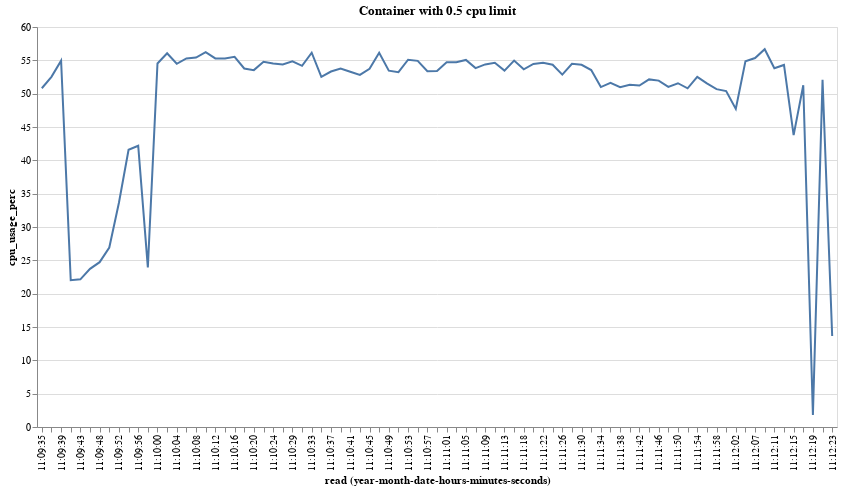

Write notebook code for a chart like this one.
### Code cell
chart = generate_chart(run_with_num_cpu(0.5))
print_relevant_logs()
chart

### Figure 1 — Vega-Lite specification as saved in the notebook (floating-point values rounded to 4 significant figures)
{"config": {"view": {"continuousWidth": 400, "continuousHeight": 300}}, "data": {"name": "data-8f6c0ceb7817537e1a96fa88c197aca7"}, "mark": "line", "encoding": {"x": {"axis": {"format": "%H:%M:%S", "labelAngle": -90}, "field": "read", "timeUnit": "yearmonthdatehoursminutesseconds", "type": "ordinal"}, "y": {"field": "cpu_usage_perc", "type": "quantitative"}}, "height": 400, "title": "Container with 0.5 cpu limit", "width": 800, "$schema": "https://vega.github.io/schema/vega-lite/v4.17.0.json", "datasets": {"data-8f6c0ceb7817537e1a96fa88c197aca7": [{"read": "2022-11-08T11:09:35.802782158", "cpu_stats.online_cpus": 4, "cpu_stats.cpu_usage.total_usage": 732759000, "precpu_stats.cpu_usage.total_usage": 228418000, "cpu_stats.system_cpu_usage": 3919558020000000, "precpu_stats.system_cpu_usage": 3919554050000000, "cpu_delta": 504341000, "system_cpu_delta": 3970000000, "cpu_usage_perc": 50.82}, {"read": "2022-11-08T11:09:37.926638905", "cpu_stats.online_cpus": 4, "cpu_stats.cpu_usage.total_usage": 1805980000, "precpu_stats.cpu_usage.total_usage": 1278164000, "cpu_stats.system_cpu_usage": 3919566180000000, "precpu_stats.system_cpu_usage": 3919562160000000, "cpu_delta": 527816000, "system_cpu_delta": 4020000000, "cpu_usage_perc": 52.52}, {"read": "2022-11-08T11:09:39.949718841", "cpu_stats.online_cpus": 4, "cpu_stats.cpu_usage.total_usage": 2827342000, "precpu_stats.cpu_usage.total_usage": 2310844000, "cpu_stats.system_cpu_usage": 3919573920000000, "precpu_stats.system_cpu_usage": 3919570160000000, "cpu_delta": 516498000, "system_cpu_delta": 3760000000, "cpu_usage_perc": 54.95}, {"read": "2022-11-08T11:09:41.974014868", "cpu_stats.online_cpus": 4, "cpu_stats.cpu_usage.total_usage": 3496780000, "precpu_stats.cpu_usage.total_usage": 3316788000, "cpu_stats.system_cpu_usage": 3919581010000000, "precpu_stats.system_cpu_usage": 3919577740000000, "cpu_delta": 179992000, "system_cpu_delta": 3270000000, "cpu_usage_perc": 22.02}, {"read": "2022-11-08T11:09:43.989511179", "cpu_stats.online_cpus": 4, "cpu_stats.cpu_usage.total_usage": 3835715000, "precpu_stats.cpu_usage.total_usage": 3661323000, "cpu_stats.system_cpu_usage": 3919587400000000, "precpu_stats.system_cpu_usage": 3919584250000000, "cpu_delta": 174392000, "system_cpu_delta": 3150000000, "cpu_usage_perc": 22.15}, {"read": "2022-11-08T11:09:46.023454316", "cpu_stats.online_cpus": 4, "cpu_stats.cpu_usage.total_usage": 4201561000, "precpu_stats.cpu_usage.total_usage": 4007583000, "cpu_stats.system_cpu_usage": 3919593880000000, "precpu_stats.system_cpu_usage": 3919590610000000, "cpu_delta": 193978000, "system_cpu_delta": 3270000000, "cpu_usage_perc": 23.73}, {"read": "2022-11-08T11:09:48.090897068", "cpu_stats.online_cpus": 4, "cpu_stats.cpu_usage.total_usage": 4629011000, "precpu_stats.cpu_usage.total_usage": 4416999000, "cpu_stats.system_cpu_usage": 3919600520000000, "precpu_stats.system_cpu_usage": 3919597090000000, "cpu_delta": 212012000, "system_cpu_delta": 3430000000, "cpu_usage_perc": 24.72}, {"read": "2022-11-08T11:09:50.193065265", "cpu_stats.online_cpus": 4, "cpu_stats.cpu_usage.total_usage": 5106486000, "precpu_stats.cpu_usage.total_usage": 4881686000, "cpu_stats.system_cpu_usage": 3919607280000000, "precpu_stats.system_cpu_usage": 3919603940000000, "cpu_delta": 224800000, "system_cpu_delta": 3340000000, "cpu_usage_perc": 26.92}, {"read": "2022-11-08T11:09:52.223134618", "cpu_stats.online_cpus": 4, "cpu_stats.cpu_usage.total_usage": 5574208000, "precpu_stats.cpu_usage.total_usage": 5300101000, "cpu_stats.system_cpu_usage": 3919613730000000, "precpu_stats.system_cpu_usage": 3919610470000000, "cpu_delta": 274107000, "system_cpu_delta": 3260000000, "cpu_usage_perc": 33.63}, {"read": "2022-11-08T11:09:54.239776701", "cpu_stats.online_cpus": 4, "cpu_stats.cpu_usage.total_usage": 6240321000, "precpu_stats.cpu_usage.total_usage": 5904552000, "cpu_stats.system_cpu_usage": 3919620200000000, "precpu_stats.system_cpu_usage": 3919616970000000, "cpu_delta": 335769000, "system_cpu_delta": 3230000000, "cpu_usage_perc": 41.58}, {"read": "2022-11-08T11:09:56.269943775", "cpu_stats.online_cpus": 4, "cpu_stats.cpu_usage.total_usage": 6908177000, "precpu_stats.cpu_usage.total_usage": 6569637000, "cpu_stats.system_cpu_usage": 3919626700000000, "precpu_stats.system_cpu_usage": 3919623490000000, "cpu_delta": 338540000, "system_cpu_delta": 3210000000, "cpu_usage_perc": 42.19}, {"read": "2022-11-08T11:09:58.295119724", "cpu_stats.online_cpus": 4, "cpu_stats.cpu_usage.total_usage": 7377965000, "precpu_stats.cpu_usage.total_usage": 7183440000, "cpu_stats.system_cpu_usage": 3919633200000000, "precpu_stats.system_cpu_usage": 3919629950000000, "cpu_delta": 194525000, "system_cpu_delta": 3250000000, "cpu_usage_perc": 23.94}, {"read": "2022-11-08T11:10:00.373126258", "cpu_stats.online_cpus": 4, "cpu_stats.cpu_usage.total_usage": 8322820000, "precpu_stats.cpu_usage.total_usage": 7777588000, "cpu_stats.system_cpu_usage": 3919640730000000, "precpu_stats.system_cpu_usage": 3919636730000000, "cpu_delta": 545232000, "system_cpu_delta": 4000000000, "cpu_usage_perc": 54.52}, {"read": "2022-11-08T11:10:02.464844846", "cpu_stats.online_cpus": 4, "cpu_stats.cpu_usage.total_usage": 9370620000, "precpu_stats.cpu_usage.total_usage": 8825430000, "cpu_stats.system_cpu_usage": 3919648370000000, "precpu_stats.system_cpu_usage": 3919644480000000, "cpu_delta": 545190000, "system_cpu_delta": 3890000000, "cpu_usage_perc": 56.06}, {"read": "2022-11-08T11:10:04.482602369", "cpu_stats.online_cpus": 4, "cpu_stats.cpu_usage.total_usage": 10371106000, "precpu_stats.cpu_usage.total_usage": 9871232000, "cpu_stats.system_cpu_usage": 3919655700000000, "precpu_stats.system_cpu_usage": 3919652030000000, "cpu_delta": 499874000, "system_cpu_delta": 3670000000, "cpu_usage_perc": 54.48}, {"read": "2022-11-08T11:10:06.513266414", "cpu_stats.online_cpus": 4, "cpu_stats.cpu_usage.total_usage": 11394670000, "precpu_stats.cpu_usage.total_usage": 10883287000, "cpu_stats.system_cpu_usage": 3919663060000000, "precpu_stats.system_cpu_usage": 3919659360000000, "cpu_delta": 511383000, "system_cpu_delta": 3700000000, "cpu_usage_perc": 55.28}, {"read": "2022-11-08T11:10:08.534020587", "cpu_stats.online_cpus": 4, "cpu_stats.cpu_usage.total_usage": 12410490000, "precpu_stats.cpu_usage.total_usage": 11902063000, "cpu_stats.system_cpu_usage": 3919670380000000, "precpu_stats.system_cpu_usage": 3919666710000000, "cpu_delta": 508427000, "system_cpu_delta": 3670000000, "cpu_usage_perc": 55.41}, {"read": "2022-11-08T11:10:10.551867064", "cpu_stats.online_cpus": 4, "cpu_stats.cpu_usage.total_usage": 13420331000, "precpu_stats.cpu_usage.total_usage": 12911524000, "cpu_stats.system_cpu_usage": 3919677700000000, "precpu_stats.system_cpu_usage": 3919674080000000, "cpu_delta": 508807000, "system_cpu_delta": 3620000000, "cpu_usage_perc": 56.22}, {"read": "2022-11-08T11:10:12.596859356", "cpu_stats.online_cpus": 4, "cpu_stats.cpu_usage.total_usage": 14429014000, "precpu_stats.cpu_usage.total_usage": 13920326000, "cpu_stats.system_cpu_usage": 3919685080000000, "precpu_stats.system_cpu_usage": 3919681400000000, "cpu_delta": 508688000, "system_cpu_delta": 3680000000, "cpu_usage_perc": 55.29}, {"read": "2022-11-08T11:10:14.706133287", "cpu_stats.online_cpus": 4, "cpu_stats.cpu_usage.total_usage": 15489441000, "precpu_stats.cpu_usage.total_usage": 14968510000, "cpu_stats.system_cpu_usage": 3919692690000000, "precpu_stats.system_cpu_usage": 3919688920000000, "cpu_delta": 520931000, "system_cpu_delta": 3770000000, "cpu_usage_perc": 55.27}, {"read": "2022-11-08T11:10:16.727081333", "cpu_stats.online_cpus": 4, "cpu_stats.cpu_usage.total_usage": 16505299000, "precpu_stats.cpu_usage.total_usage": 15998667000, "cpu_stats.system_cpu_usage": 3919699990000000, "precpu_stats.system_cpu_usage": 3919696340000000, "cpu_delta": 506632000, "system_cpu_delta": 3650000000, "cpu_usage_perc": 55.52}, {"read": "2022-11-08T11:10:18.754111275", "cpu_stats.online_cpus": 4, "cpu_stats.cpu_usage.total_usage": 17517106000, "precpu_stats.cpu_usage.total_usage": 17018278000, "cpu_stats.system_cpu_usage": 3919707400000000, "precpu_stats.system_cpu_usage": 3919703690000000, "cpu_delta": 498828000, "system_cpu_delta": 3710000000, "cpu_usage_perc": 53.78}, {"read": "2022-11-08T11:10:20.773412934", "cpu_stats.online_cpus": 4, "cpu_stats.cpu_usage.total_usage": 18512548000, "precpu_stats.cpu_usage.total_usage": 18017387000, "cpu_stats.system_cpu_usage": 3919714780000000, "precpu_stats.system_cpu_usage": 3919711080000000, "cpu_delta": 495161000, "system_cpu_delta": 3700000000, "cpu_usage_perc": 53.53}, {"read": "2022-11-08T11:10:22.794108468", "cpu_stats.online_cpus": 4, "cpu_stats.cpu_usage.total_usage": 19523684000, "precpu_stats.cpu_usage.total_usage": 19018196000, "cpu_stats.system_cpu_usage": 3919722190000000, "precpu_stats.system_cpu_usage": 3919718500000000, "cpu_delta": 505488000, "system_cpu_delta": 3690000000, "cpu_usage_perc": 54.8}, {"read": "2022-11-08T11:10:24.845961437", "cpu_stats.online_cpus": 4, "cpu_stats.cpu_usage.total_usage": 20558438000, "precpu_stats.cpu_usage.total_usage": 20043140000, "cpu_stats.system_cpu_usage": 3919729740000000, "precpu_stats.system_cpu_usage": 3919725960000000, "cpu_delta": 515298000, "system_cpu_delta": 3780000000, "cpu_usage_perc": 54.53}, {"read": "2022-11-08T11:10:26.969471088", "cpu_stats.online_cpus": 4, "cpu_stats.cpu_usage.total_usage": 21602190000, "precpu_stats.cpu_usage.total_usage": 21062502000, "cpu_stats.system_cpu_usage": 3919737520000000, "precpu_stats.system_cpu_usage": 3919733550000000, "cpu_delta": 539688000, "system_cpu_delta": 3970000000, "cpu_usage_perc": 54.38}, {"read": "2022-11-08T11:10:29.000164493", "cpu_stats.online_cpus": 4, "cpu_stats.cpu_usage.total_usage": 22629061000, "precpu_stats.cpu_usage.total_usage": 22116326000, "cpu_stats.system_cpu_usage": 3919745020000000, "precpu_stats.system_cpu_usage": 3919741280000000, "cpu_delta": 512735000, "system_cpu_delta": 3740000000, "cpu_usage_perc": 54.84}, {"read": "2022-11-08T11:10:31.001392344", "cpu_stats.online_cpus": 4, "cpu_stats.cpu_usage.total_usage": 23644026000, "precpu_stats.cpu_usage.total_usage": 23138877000, "cpu_stats.system_cpu_usage": 3919752450000000, "precpu_stats.system_cpu_usage": 3919748720000000, "cpu_delta": 505149000, "system_cpu_delta": 3730000000, "cpu_usage_perc": 54.17}, {"read": "2022-11-08T11:10:33.028198570", "cpu_stats.online_cpus": 4, "cpu_stats.cpu_usage.total_usage": 24659032000, "precpu_stats.cpu_usage.total_usage": 24145286000, "cpu_stats.system_cpu_usage": 3919759840000000, "precpu_stats.system_cpu_usage": 3919756180000000, "cpu_delta": 513746000, "system_cpu_delta": 3660000000, "cpu_usage_perc": 56.15}, {"read": "2022-11-08T11:10:35.083821168", "cpu_stats.online_cpus": 4, "cpu_stats.cpu_usage.total_usage": 25562206000, "precpu_stats.cpu_usage.total_usage": 25060594000, "cpu_stats.system_cpu_usage": 3919767390000000, "precpu_stats.system_cpu_usage": 3919763570000000, "cpu_delta": 501612000, "system_cpu_delta": 3820000000, "cpu_usage_perc": 52.52}, {"read": "2022-11-08T11:10:37.182409505", "cpu_stats.online_cpus": 4, "cpu_stats.cpu_usage.total_usage": 26578104000, "precpu_stats.cpu_usage.total_usage": 26054252000, "cpu_stats.system_cpu_usage": 3919774980000000, "precpu_stats.system_cpu_usage": 3919771050000000, "cpu_delta": 523852000, "system_cpu_delta": 3930000000, "cpu_usage_perc": 53.32}, {"read": "2022-11-08T11:10:39.304961358", "cpu_stats.online_cpus": 4, "cpu_stats.cpu_usage.total_usage": 27634721000, "precpu_stats.cpu_usage.total_usage": 27111737000, "cpu_stats.system_cpu_usage": 3919782610000000, "precpu_stats.system_cpu_usage": 3919778720000000, "cpu_delta": 522984000, "system_cpu_delta": 3890000000, "cpu_usage_perc": 53.78}, {"read": "2022-11-08T11:10:41.331547528", "cpu_stats.online_cpus": 4, "cpu_stats.cpu_usage.total_usage": 28644640000, "precpu_stats.cpu_usage.total_usage": 28155760000, "cpu_stats.system_cpu_usage": 3919789990000000, "precpu_stats.system_cpu_usage": 3919786320000000, "cpu_delta": 488880000, "system_cpu_delta": 3670000000, "cpu_usage_perc": 53.28}, {"read": "2022-11-08T11:10:43.358819442", "cpu_stats.online_cpus": 4, "cpu_stats.cpu_usage.total_usage": 29646801000, "precpu_stats.cpu_usage.total_usage": 29145102000, "cpu_stats.system_cpu_usage": 3919797500000000, "precpu_stats.system_cpu_usage": 3919793700000000, "cpu_delta": 501699000, "system_cpu_delta": 3800000000, "cpu_usage_perc": 52.81}, {"read": "2022-11-08T11:10:45.381570278", "cpu_stats.online_cpus": 4, "cpu_stats.cpu_usage.total_usage": 30655260000, "precpu_stats.cpu_usage.total_usage": 30155498000, "cpu_stats.system_cpu_usage": 3919804950000000, "precpu_stats.system_cpu_usage": 3919801230000000, "cpu_delta": 499762000, "system_cpu_delta": 3720000000, "cpu_usage_perc": 53.74}, {"read": "2022-11-08T11:10:47.412561913", "cpu_stats.online_cpus": 4, "cpu_stats.cpu_usage.total_usage": 31661988000, "precpu_stats.cpu_usage.total_usage": 31134438000, "cpu_stats.system_cpu_usage": 3919812440000000, "precpu_stats.system_cpu_usage": 3919808680000000, "cpu_delta": 527550000, "system_cpu_delta": 3760000000, "cpu_usage_perc": 56.12}, {"read": "2022-11-08T11:10:49.471695019", "cpu_stats.online_cpus": 4, "cpu_stats.cpu_usage.total_usage": 32683687000, "precpu_stats.cpu_usage.total_usage": 32169250000, "cpu_stats.system_cpu_usage": 3919820070000000, "precpu_stats.system_cpu_usage": 3919816220000000, "cpu_delta": 514437000, "system_cpu_delta": 3850000000, "cpu_usage_perc": 53.45}, {"read": "2022-11-08T11:10:51.563142284", "cpu_stats.online_cpus": 4, "cpu_stats.cpu_usage.total_usage": 33725445000, "precpu_stats.cpu_usage.total_usage": 33221218000, "cpu_stats.system_cpu_usage": 3919827830000000, "precpu_stats.system_cpu_usage": 3919824040000000, "cpu_delta": 504227000, "system_cpu_delta": 3790000000, "cpu_usage_perc": 53.22}, {"read": "2022-11-08T11:10:53.587553868", "cpu_stats.online_cpus": 4, "cpu_stats.cpu_usage.total_usage": 34744389000, "precpu_stats.cpu_usage.total_usage": 34234804000, "cpu_stats.system_cpu_usage": 3919835320000000, "precpu_stats.system_cpu_usage": 3919831620000000, "cpu_delta": 509585000, "system_cpu_delta": 3700000000, "cpu_usage_perc": 55.09}, {"read": "2022-11-08T11:10:55.614794521", "cpu_stats.online_cpus": 4, "cpu_stats.cpu_usage.total_usage": 35765780000, "precpu_stats.cpu_usage.total_usage": 35253665000, "cpu_stats.system_cpu_usage": 3919842790000000, "precpu_stats.system_cpu_usage": 3919839060000000, "cpu_delta": 512115000, "system_cpu_delta": 3730000000, "cpu_usage_perc": 54.92}, {"read": "2022-11-08T11:10:57.638006669", "cpu_stats.online_cpus": 4, "cpu_stats.cpu_usage.total_usage": 36770119000, "precpu_stats.cpu_usage.total_usage": 36269910000, "cpu_stats.system_cpu_usage": 3919850290000000, "precpu_stats.system_cpu_usage": 3919846540000000, "cpu_delta": 500209000, "system_cpu_delta": 3750000000, "cpu_usage_perc": 53.36}, {"read": "2022-11-08T11:10:59.660433119", "cpu_stats.online_cpus": 4, "cpu_stats.cpu_usage.total_usage": 37771619000, "precpu_stats.cpu_usage.total_usage": 37271011000, "cpu_stats.system_cpu_usage": 3919857770000000, "precpu_stats.system_cpu_usage": 3919854020000000, "cpu_delta": 500608000, "system_cpu_delta": 3750000000, "cpu_usage_perc": 53.4}, {"read": "2022-11-08T11:11:01.680884826", "cpu_stats.online_cpus": 4, "cpu_stats.cpu_usage.total_usage": 38804786000, "precpu_stats.cpu_usage.total_usage": 38286493000, "cpu_stats.system_cpu_usage": 3919865320000000, "precpu_stats.system_cpu_usage": 3919861530000000, "cpu_delta": 518293000, "system_cpu_delta": 3790000000, "cpu_usage_perc": 54.7}, {"read": "2022-11-08T11:11:03.778056160", "cpu_stats.online_cpus": 4, "cpu_stats.cpu_usage.total_usage": 39853444000, "precpu_stats.cpu_usage.total_usage": 39344728000, "cpu_stats.system_cpu_usage": 3919873050000000, "precpu_stats.system_cpu_usage": 3919869330000000, "cpu_delta": 508716000, "system_cpu_delta": 3720000000, "cpu_usage_perc": 54.7}, {"read": "2022-11-08T11:11:05.806987137", "cpu_stats.online_cpus": 4, "cpu_stats.cpu_usage.total_usage": 40870797000, "precpu_stats.cpu_usage.total_usage": 40362871000, "cpu_stats.system_cpu_usage": 3919880500000000, "precpu_stats.system_cpu_usage": 3919876810000000, "cpu_delta": 507926000, "system_cpu_delta": 3690000000, "cpu_usage_perc": 55.06}, {"read": "2022-11-08T11:11:07.824281428", "cpu_stats.online_cpus": 4, "cpu_stats.cpu_usage.total_usage": 41870115000, "precpu_stats.cpu_usage.total_usage": 41369474000, "cpu_stats.system_cpu_usage": 3919887940000000, "precpu_stats.system_cpu_usage": 3919884220000000, "cpu_delta": 500641000, "system_cpu_delta": 3720000000, "cpu_usage_perc": 53.83}, {"read": "2022-11-08T11:11:09.842720466", "cpu_stats.online_cpus": 4, "cpu_stats.cpu_usage.total_usage": 42878232000, "precpu_stats.cpu_usage.total_usage": 42369690000, "cpu_stats.system_cpu_usage": 3919895400000000, "precpu_stats.system_cpu_usage": 3919891660000000, "cpu_delta": 508542000, "system_cpu_delta": 3740000000, "cpu_usage_perc": 54.39}, {"read": "2022-11-08T11:11:11.856335552", "cpu_stats.online_cpus": 4, "cpu_stats.cpu_usage.total_usage": 43887104000, "precpu_stats.cpu_usage.total_usage": 43381742000, "cpu_stats.system_cpu_usage": 3919902830000000, "precpu_stats.system_cpu_usage": 3919899130000000, "cpu_delta": 505362000, "system_cpu_delta": 3700000000, "cpu_usage_perc": 54.63}, {"read": "2022-11-08T11:11:13.921193805", "cpu_stats.online_cpus": 4, "cpu_stats.cpu_usage.total_usage": 44909325000, "precpu_stats.cpu_usage.total_usage": 44397414000, "cpu_stats.system_cpu_usage": 3919910470000000, "precpu_stats.system_cpu_usage": 3919906640000000, "cpu_delta": 511911000, "system_cpu_delta": 3830000000, "cpu_usage_perc": 53.46}, {"read": "2022-11-08T11:11:16.010838751", "cpu_stats.online_cpus": 4, "cpu_stats.cpu_usage.total_usage": 45956401000, "precpu_stats.cpu_usage.total_usage": 45425926000, "cpu_stats.system_cpu_usage": 3919918210000000, "precpu_stats.system_cpu_usage": 3919914350000000, "cpu_delta": 530475000, "system_cpu_delta": 3860000000, "cpu_usage_perc": 54.97}, {"read": "2022-11-08T11:11:18.038652520", "cpu_stats.online_cpus": 4, "cpu_stats.cpu_usage.total_usage": 46960225000, "precpu_stats.cpu_usage.total_usage": 46457247000, "cpu_stats.system_cpu_usage": 3919925730000000, "precpu_stats.system_cpu_usage": 3919921980000000, "cpu_delta": 502978000, "system_cpu_delta": 3750000000, "cpu_usage_perc": 53.65}, {"read": "2022-11-08T11:11:20.065996401", "cpu_stats.online_cpus": 4, "cpu_stats.cpu_usage.total_usage": 47980103000, "precpu_stats.cpu_usage.total_usage": 47469498000, "cpu_stats.system_cpu_usage": 3919933190000000, "precpu_stats.system_cpu_usage": 3919929440000000, "cpu_delta": 510605000, "system_cpu_delta": 3750000000, "cpu_usage_perc": 54.46}, {"read": "2022-11-08T11:11:22.084707753", "cpu_stats.online_cpus": 4, "cpu_stats.cpu_usage.total_usage": 48966861000, "precpu_stats.cpu_usage.total_usage": 48455937000, "cpu_stats.system_cpu_usage": 3919940700000000, "precpu_stats.system_cpu_usage": 3919936960000000, "cpu_delta": 510924000, "system_cpu_delta": 3740000000, "cpu_usage_perc": 54.64}, {"read": "2022-11-08T11:11:24.104807961", "cpu_stats.online_cpus": 4, "cpu_stats.cpu_usage.total_usage": 49976584000, "precpu_stats.cpu_usage.total_usage": 49473914000, "cpu_stats.system_cpu_usage": 3919948150000000, "precpu_stats.system_cpu_usage": 3919944450000000, "cpu_delta": 502670000, "system_cpu_delta": 3700000000, "cpu_usage_perc": 54.34}, {"read": "2022-11-08T11:11:26.146281859", "cpu_stats.online_cpus": 4, "cpu_stats.cpu_usage.total_usage": 50985799000, "precpu_stats.cpu_usage.total_usage": 50477079000, "cpu_stats.system_cpu_usage": 3919955730000000, "precpu_stats.system_cpu_usage": 3919951880000000, "cpu_delta": 508720000, "system_cpu_delta": 3850000000, "cpu_usage_perc": 52.85}, {"read": "2022-11-08T11:11:28.285994310", "cpu_stats.online_cpus": 4, "cpu_stats.cpu_usage.total_usage": 52068221000, "precpu_stats.cpu_usage.total_usage": 51522077000, "cpu_stats.system_cpu_usage": 3919963640000000, "precpu_stats.system_cpu_usage": 3919959630000000, "cpu_delta": 546144000, "system_cpu_delta": 4010000000, "cpu_usage_perc": 54.48}, {"read": "2022-11-08T11:11:30.300022128", "cpu_stats.online_cpus": 4, "cpu_stats.cpu_usage.total_usage": 53077669000, "precpu_stats.cpu_usage.total_usage": 52573727000, "cpu_stats.system_cpu_usage": 3919971100000000, "precpu_stats.system_cpu_usage": 3919967390000000, "cpu_delta": 503942000, "system_cpu_delta": 3710000000, "cpu_usage_perc": 54.33}, {"read": "2022-11-08T11:11:32.304374103", "cpu_stats.online_cpus": 4, "cpu_stats.cpu_usage.total_usage": 54073684000, "precpu_stats.cpu_usage.total_usage": 53577053000, "cpu_stats.system_cpu_usage": 3919978570000000, "precpu_stats.system_cpu_usage": 3919974860000000, "cpu_delta": 496631000, "system_cpu_delta": 3710000000, "cpu_usage_perc": 53.55}, {"read": "2022-11-08T11:11:34.317568025", "cpu_stats.online_cpus": 4, "cpu_stats.cpu_usage.total_usage": 55072228000, "precpu_stats.cpu_usage.total_usage": 54573793000, "cpu_stats.system_cpu_usage": 3919986410000000, "precpu_stats.system_cpu_usage": 3919982500000000, "cpu_delta": 498435000, "system_cpu_delta": 3910000000, "cpu_usage_perc": 50.99}, {"read": "2022-11-08T11:11:36.340648634", "cpu_stats.online_cpus": 4, "cpu_stats.cpu_usage.total_usage": 56095983000, "precpu_stats.cpu_usage.total_usage": 55584917000, "cpu_stats.system_cpu_usage": 3919994300000000, "precpu_stats.system_cpu_usage": 3919990340000000, "cpu_delta": 511066000, "system_cpu_delta": 3960000000, "cpu_usage_perc": 51.62}, {"read": "2022-11-08T11:11:38.380142507", "cpu_stats.online_cpus": 4, "cpu_stats.cpu_usage.total_usage": 57114920000, "precpu_stats.cpu_usage.total_usage": 56607727000, "cpu_stats.system_cpu_usage": 3920002190000000, "precpu_stats.system_cpu_usage": 3919998210000000, "cpu_delta": 507193000, "system_cpu_delta": 3980000000, "cpu_usage_perc": 50.97}, {"read": "2022-11-08T11:11:40.492202907", "cpu_stats.online_cpus": 4, "cpu_stats.cpu_usage.total_usage": 58163901000, "precpu_stats.cpu_usage.total_usage": 57653207000, "cpu_stats.system_cpu_usage": 3920010390000000, "precpu_stats.system_cpu_usage": 3920006410000000, "cpu_delta": 510694000, "system_cpu_delta": 3980000000, "cpu_usage_perc": 51.33}, {"read": "2022-11-08T11:11:42.514410738", "cpu_stats.online_cpus": 4, "cpu_stats.cpu_usage.total_usage": 59165891000, "precpu_stats.cpu_usage.total_usage": 58665139000, "cpu_stats.system_cpu_usage": 3920018250000000, "precpu_stats.system_cpu_usage": 3920014340000000, "cpu_delta": 500752000, "system_cpu_delta": 3910000000, "cpu_usage_perc": 51.23}, {"read": "2022-11-08T11:11:44.541816296", "cpu_stats.online_cpus": 4, "cpu_stats.cpu_usage.total_usage": 60193386000, "precpu_stats.cpu_usage.total_usage": 59681104000, "cpu_stats.system_cpu_usage": 3920026140000000, "precpu_stats.system_cpu_usage": 3920022210000000, "cpu_delta": 512282000, "system_cpu_delta": 3930000000, "cpu_usage_perc": 52.14}, {"read": "2022-11-08T11:11:46.564285456", "cpu_stats.online_cpus": 4, "cpu_stats.cpu_usage.total_usage": 61214505000, "precpu_stats.cpu_usage.total_usage": 60704005000, "cpu_stats.system_cpu_usage": 3920033970000000, "precpu_stats.system_cpu_usage": 3920030040000000, "cpu_delta": 510500000, "system_cpu_delta": 3930000000, "cpu_usage_perc": 51.96}, {"read": "2022-11-08T11:11:48.580148232", "cpu_stats.online_cpus": 4, "cpu_stats.cpu_usage.total_usage": 62213185000, "precpu_stats.cpu_usage.total_usage": 61713221000, "cpu_stats.system_cpu_usage": 3920041760000000, "precpu_stats.system_cpu_usage": 3920037840000000, "cpu_delta": 499964000, "system_cpu_delta": 3920000000, "cpu_usage_perc": 51.02}, {"read": "2022-11-08T11:11:50.650897321", "cpu_stats.online_cpus": 4, "cpu_stats.cpu_usage.total_usage": 63242951000, "precpu_stats.cpu_usage.total_usage": 62720855000, "cpu_stats.system_cpu_usage": 3920049830000000, "precpu_stats.system_cpu_usage": 3920045780000000, "cpu_delta": 522096000, "system_cpu_delta": 4050000000, "cpu_usage_perc": 51.57}, {"read": "2022-11-08T11:11:52.725163945", "cpu_stats.online_cpus": 4, "cpu_stats.cpu_usage.total_usage": 64277233000, "precpu_stats.cpu_usage.total_usage": 63764092000, "cpu_stats.system_cpu_usage": 3920057910000000, "precpu_stats.system_cpu_usage": 3920053870000000, "cpu_delta": 513141000, "system_cpu_delta": 4040000000, "cpu_usage_perc": 50.81}, {"read": "2022-11-08T11:11:54.754291458", "cpu_stats.online_cpus": 4, "cpu_stats.cpu_usage.total_usage": 65304355000, "precpu_stats.cpu_usage.total_usage": 64790885000, "cpu_stats.system_cpu_usage": 3920065780000000, "precpu_stats.system_cpu_usage": 3920061870000000, "cpu_delta": 513470000, "system_cpu_delta": 3910000000, "cpu_usage_perc": 52.53}, {"read": "2022-11-08T11:11:56.776508234", "cpu_stats.online_cpus": 4, "cpu_stats.cpu_usage.total_usage": 66295437000, "precpu_stats.cpu_usage.total_usage": 65805733000, "cpu_stats.system_cpu_usage": 3920073480000000, "precpu_stats.system_cpu_usage": 3920069680000000, "cpu_delta": 489704000, "system_cpu_delta": 3800000000, "cpu_usage_perc": 51.55}, {"read": "2022-11-08T11:11:58.801361386", "cpu_stats.online_cpus": 4, "cpu_stats.cpu_usage.total_usage": 67295276000, "precpu_stats.cpu_usage.total_usage": 66796042000, "cpu_stats.system_cpu_usage": 3920081380000000, "precpu_stats.system_cpu_usage": 3920077440000000, "cpu_delta": 499234000, "system_cpu_delta": 3940000000, "cpu_usage_perc": 50.68}, {"read": "2022-11-08T11:12:00.806210605", "cpu_stats.online_cpus": 4, "cpu_stats.cpu_usage.total_usage": 68263568000, "precpu_stats.cpu_usage.total_usage": 67798663000, "cpu_stats.system_cpu_usage": 3920088990000000, "precpu_stats.system_cpu_usage": 3920085300000000, "cpu_delta": 464905000, "system_cpu_delta": 3690000000, "cpu_usage_perc": 50.4}, {"read": "2022-11-08T11:12:02.854460914", "cpu_stats.online_cpus": 4, "cpu_stats.cpu_usage.total_usage": 69027695000, "precpu_stats.cpu_usage.total_usage": 68612557000, "cpu_stats.system_cpu_usage": 3920095950000000, "precpu_stats.system_cpu_usage": 3920092470000000, "cpu_delta": 415138000, "system_cpu_delta": 3480000000, "cpu_usage_perc": 47.72}, {"read": "2022-11-08T11:12:04.990015831", "cpu_stats.online_cpus": 4, "cpu_stats.cpu_usage.total_usage": 70017863000, "precpu_stats.cpu_usage.total_usage": 69533622000, "cpu_stats.system_cpu_usage": 3920103130000000, "precpu_stats.system_cpu_usage": 3920099600000000, "cpu_delta": 484241000, "system_cpu_delta": 3530000000, "cpu_usage_perc": 54.87}, {"read": "2022-11-08T11:12:07.020888738", "cpu_stats.online_cpus": 4, "cpu_stats.cpu_usage.total_usage": 70981529000, "precpu_stats.cpu_usage.total_usage": 70501455000, "cpu_stats.system_cpu_usage": 3920109990000000, "precpu_stats.system_cpu_usage": 3920106520000000, "cpu_delta": 480074000, "system_cpu_delta": 3470000000, "cpu_usage_perc": 55.34}, {"read": "2022-11-08T11:12:09.053416807", "cpu_stats.online_cpus": 4, "cpu_stats.cpu_usage.total_usage": 71918835000, "precpu_stats.cpu_usage.total_usage": 71444269000, "cpu_stats.system_cpu_usage": 3920116740000000, "precpu_stats.system_cpu_usage": 3920113390000000, "cpu_delta": 474566000, "system_cpu_delta": 3350000000, "cpu_usage_perc": 56.66}, {"read": "2022-11-08T11:12:11.080563373", "cpu_stats.online_cpus": 4, "cpu_stats.cpu_usage.total_usage": 72827308000, "precpu_stats.cpu_usage.total_usage": 72375231000, "cpu_stats.system_cpu_usage": 3920123480000000, "precpu_stats.system_cpu_usage": 3920120120000000, "cpu_delta": 452077000, "system_cpu_delta": 3360000000, "cpu_usage_perc": 53.82}, {"read": "2022-11-08T11:12:13.109944140", "cpu_stats.online_cpus": 4, "cpu_stats.cpu_usage.total_usage": 73712864000, "precpu_stats.cpu_usage.total_usage": 73264807000, "cpu_stats.system_cpu_usage": 3920130150000000, "precpu_stats.system_cpu_usage": 3920126850000000, "cpu_delta": 448057000, "system_cpu_delta": 3300000000, "cpu_usage_perc": 54.31}, {"read": "2022-11-08T11:12:15.138145726", "cpu_stats.online_cpus": 4, "cpu_stats.cpu_usage.total_usage": 74508272000, "precpu_stats.cpu_usage.total_usage": 74138313000, "cpu_stats.system_cpu_usage": 3920136930000000, "precpu_stats.system_cpu_usage": 3920133550000000, "cpu_delta": 369959000, "system_cpu_delta": 3380000000, "cpu_usage_perc": 43.78}, {"read": "2022-11-08T11:12:17.264403261", "cpu_stats.online_cpus": 4, "cpu_stats.cpu_usage.total_usage": 75459947000, "precpu_stats.cpu_usage.total_usage": 74944720000, "cpu_stats.system_cpu_usage": 3920144620000000, "precpu_stats.system_cpu_usage": 3920140600000000, "cpu_delta": 515227000, "system_cpu_delta": 4020000000, "cpu_usage_perc": 51.27}, {"read": "2022-11-08T11:12:19.282914462", "cpu_stats.online_cpus": 4, "cpu_stats.cpu_usage.total_usage": 75922130000, "precpu_stats.cpu_usage.total_usage": 75904672000, "cpu_stats.system_cpu_usage": 3920152280000000, "precpu_stats.system_cpu_usage": 3920148370000000, "cpu_delta": 17458000, "system_cpu_delta": 3910000000, "cpu_usage_perc": 1.786}, {"read": "2022-11-08T11:12:21.313372544", "cpu_stats.online_cpus": 4, "cpu_stats.cpu_usage.total_usage": 76479944000, "precpu_stats.cpu_usage.total_usage": 75961668000, "cpu_stats.system_cpu_usage": 3920160150000000, "precpu_stats.system_cpu_usage": 3920156170000000, "cpu_delta": 518276000, "system_cpu_delta": 3980000000, "cpu_usage_perc": 52.09}, {"read": "2022-11-08T11:12:23.344409654", "cpu_stats.online_cpus": 4, "cpu_stats.cpu_usage.total_usage": 77125405000, "precpu_stats.cpu_usage.total_usage": 76991674000, "cpu_stats.system_cpu_usage": 3920168020000000, "precpu_stats.system_cpu_usage": 3920164100000000, "cpu_delta": 133731000, "system_cpu_delta": 3920000000, "cpu_usage_perc": 13.65}]}}
